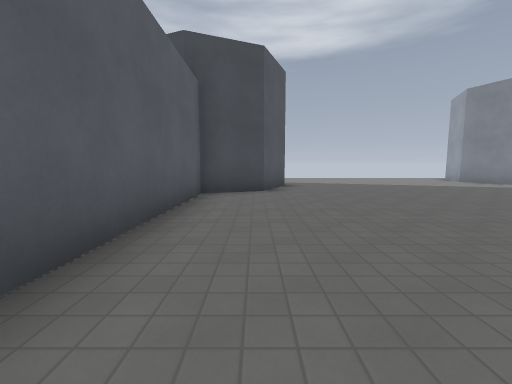
View 1 (above)

12 first-person views from a walk through a 3-D level made in the Godot game engine. The camera is 1.3 m above the floor, tilts 6° down and sees 90° across. The floor is counted in squares, 2 m on a side. Each view is taken from the middle of a square. On the plan, view 1 faces up. The plan holds only what a view shows up to about 9 squares ahead; the rest is blank. Characters and animated objects are left out. Surface patterns are stand-ins for the level's own textures.

View 2
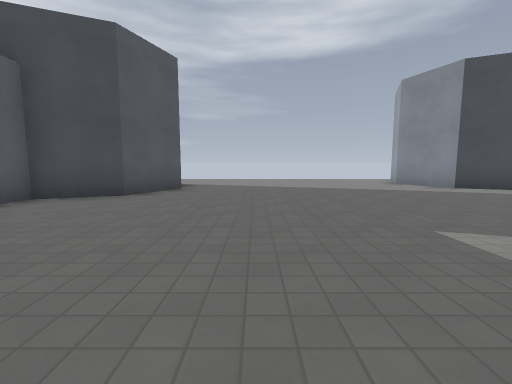

View 3
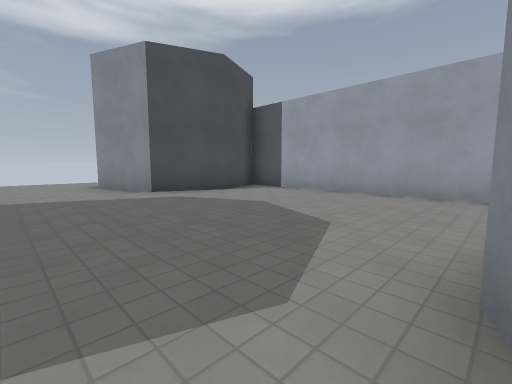

View 4
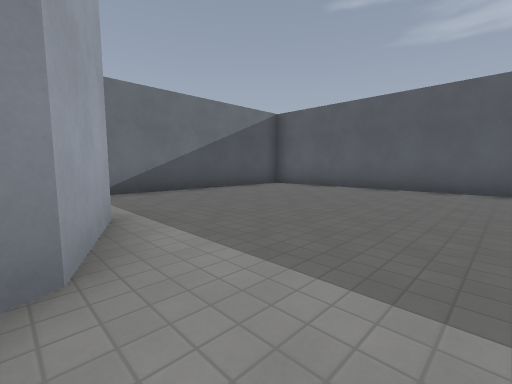

View 5
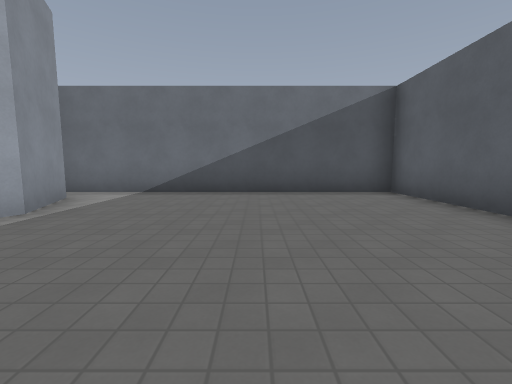

View 6
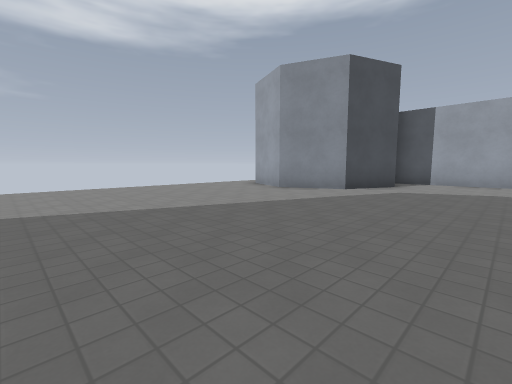

View 7
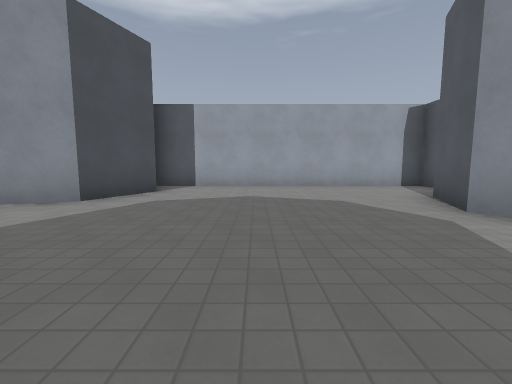

View 8
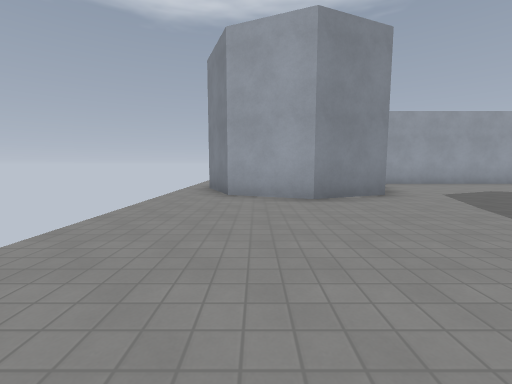

View 9
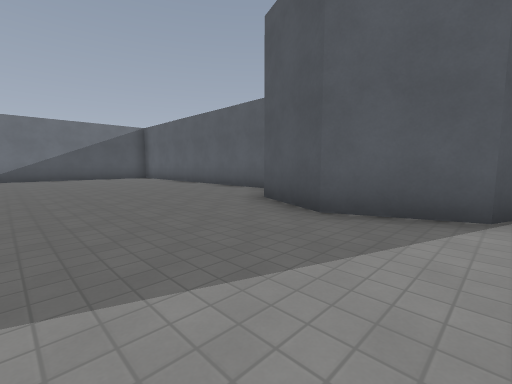

View 10
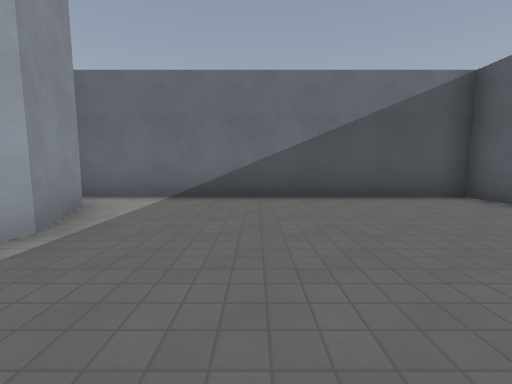

View 11
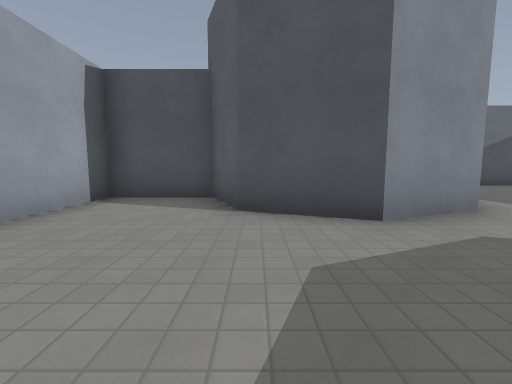

View 12
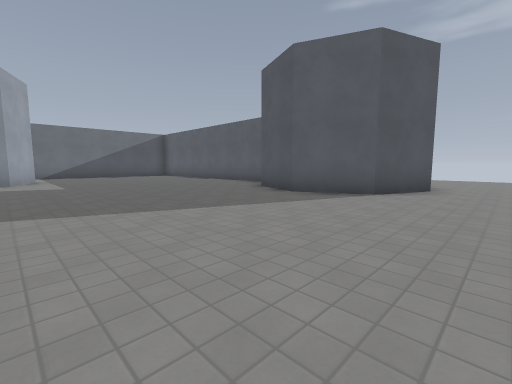

### Floor plan
Points are (right, up) in squares from view 1. A wall is a line through its corners. A room is listed if a view was taken in it or the views show most of it. See-through windows are left out.
Room 1 (views 1, 2, 3, 4, 5, 6, 7, 8, 9, 10, 11, 12)
walls: (5.8, -2.1) (5.1, -0.4) (5.8, 1.4) (7.5, 2.1) (9.2, 1.4) (9.9, -0.1) (11.9, -0.1) (11.9, 8.1) (10.3, 7.5) (8.6, 8.2) (7.9, 9.9) (8.6, 11.6) (10.4, 12.4); (0.2, 9.9) (0.9, 8.2) (0.2, 6.4) (-1.3, 5.8) (-1.3, -3.2) (6.6, -3.2)
ways out: opening at (1.5, 11.5)

Where each view was taken, in squares from view 1:
view 1: 0 up, 0 right, facing up
view 2: 1 up, 3 right, facing up
view 3: 2 up, 6 right, facing up-right
view 4: 3 up, 6 right, facing down-left
view 5: 3 up, 2 right, facing down
view 6: 5 up, 2 right, facing up-right
view 7: 5 up, 4 right, facing right
view 8: 11 up, 3 right, facing right
view 9: 10 up, 4 right, facing down-left
view 10: 2 up, 3 right, facing down
view 11: 5 up, 9 right, facing down
view 12: 12 up, 6 right, facing down-left
